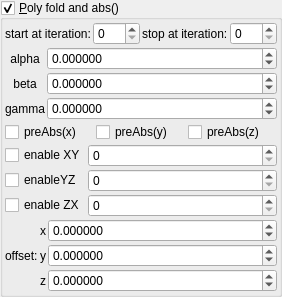
    <widget class="MyGroupBox" name="groupCheck_transf_function_enabledP_false">
     <property name="title">
      <string>&amp;Poly fold and abs()</string>
     </property>
     <property name="checkable">
      <bool>true</bool>
     </property>
     <layout class="QVBoxLayout" name="verticalLayout_17" stretch="0,0,0,0,0">
      <property name="spacing">
       <number>2</number>
      </property>
      <property name="leftMargin">
       <number>2</number>
      </property>
      <property name="topMargin">
       <number>2</number>
      </property>
      <property name="rightMargin">
       <number>2</number>
      </property>
      <property name="bottomMargin">
       <number>2</number>
      </property>
      <item>
       <layout class="QGridLayout" name="gridLayout_70">
        <property name="spacing">
         <number>2</number>
        </property>
        <item row="1" column="3">
         <widget class="MySpinBox" name="spinboxInt_transf_stop_iterations_P1">
          <property name="sizePolicy">
           <sizepolicy hsizetype="Minimum" vsizetype="Maximum">
            <horstretch>0</horstretch>
            <verstretch>0</verstretch>
           </sizepolicy>
          </property>
          <property name="maximum">
           <number>999</number>
          </property>
         </widget>
        </item>
        <item row="1" column="1">
         <widget class="MySpinBox" name="spinboxInt_transf_start_iterations_P">
          <property name="sizePolicy">
           <sizepolicy hsizetype="Minimum" vsizetype="Maximum">
            <horstretch>0</horstretch>
            <verstretch>0</verstretch>
           </sizepolicy>
          </property>
          <property name="maximum">
           <number>999</number>
          </property>
         </widget>
        </item>
        <item row="1" column="0">
         <widget class="QLabel" name="label_277">
          <property name="text">
           <string>start at iteration:</string>
          </property>
         </widget>
        </item>
        <item row="1" column="2">
         <widget class="QLabel" name="label_278">
          <property name="text">
           <string>stop at iteration:</string>
          </property>
         </widget>
        </item>
       </layout>
      </item>
      <item>
       <layout class="QGridLayout" name="gridLayout_13" columnstretch="0,1">
        <property name="spacing">
         <number>2</number>
        </property>
        <item row="2" column="1">
         <widget class="MyDoubleSpinBox" name="spinboxd3_transf_rotation_z">
          <property name="sizePolicy">
           <sizepolicy hsizetype="Minimum" vsizetype="Maximum">
            <horstretch>0</horstretch>
            <verstretch>0</verstretch>
           </sizepolicy>
          </property>
          <property name="prefix">
           <string/>
          </property>
          <property name="suffix">
           <string/>
          </property>
          <property name="decimals">
           <number>6</number>
          </property>
          <property name="minimum">
           <double>-36000.000000000000000</double>
          </property>
          <property name="maximum">
           <double>36000.000000000000000</double>
          </property>
          <property name="singleStep">
           <double>1.000000000000000</double>
          </property>
         </widget>
        </item>
        <item row="0" column="0">
         <widget class="QLabel" name="label_39">
          <property name="text">
           <string notr="true">alpha</string>
          </property>
          <property name="alignment">
           <set>Qt::AlignCenter</set>
          </property>
         </widget>
        </item>
        <item row="1" column="0">
         <widget class="QLabel" name="label_40">
          <property name="text">
           <string notr="true">beta</string>
          </property>
          <property name="alignment">
           <set>Qt::AlignCenter</set>
          </property>
         </widget>
        </item>
        <item row="1" column="1">
         <widget class="MyDoubleSpinBox" name="spinboxd3_transf_rotation_y">
          <property name="sizePolicy">
           <sizepolicy hsizetype="Minimum" vsizetype="Maximum">
            <horstretch>0</horstretch>
            <verstretch>0</verstretch>
           </sizepolicy>
          </property>
          <property name="prefix">
           <string/>
          </property>
          <property name="suffix">
           <string/>
          </property>
          <property name="decimals">
           <number>6</number>
          </property>
          <property name="minimum">
           <double>-36000.000000000000000</double>
          </property>
          <property name="maximum">
           <double>36000.000000000000000</double>
          </property>
          <property name="singleStep">
           <double>1.000000000000000</double>
          </property>
         </widget>
        </item>
        <item row="2" column="0">
         <widget class="QLabel" name="label_41">
          <property name="text">
           <string notr="true">gamma</string>
          </property>
          <property name="alignment">
           <set>Qt::AlignCenter</set>
          </property>
         </widget>
        </item>
        <item row="0" column="1">
         <widget class="MyDoubleSpinBox" name="spinboxd3_transf_rotation_x">
          <property name="sizePolicy">
           <sizepolicy hsizetype="Minimum" vsizetype="Maximum">
            <horstretch>0</horstretch>
            <verstretch>0</verstretch>
           </sizepolicy>
          </property>
          <property name="prefix">
           <string/>
          </property>
          <property name="suffix">
           <string/>
          </property>
          <property name="decimals">
           <number>6</number>
          </property>
          <property name="minimum">
           <double>-36000.000000000000000</double>
          </property>
          <property name="maximum">
           <double>36000.000000000000000</double>
          </property>
          <property name="singleStep">
           <double>1.000000000000000</double>
          </property>
         </widget>
        </item>
       </layout>
      </item>
      <item>
       <layout class="QGridLayout" name="gridLayout_2">
        <item row="0" column="2">
         <widget class="MyCheckBox" name="checkBox_transf_function_enabledz">
          <property name="text">
           <string>preAbs(z)</string>
          </property>
         </widget>
        </item>
        <item row="0" column="1">
         <widget class="MyCheckBox" name="checkBox_transf_function_enabledy">
          <property name="text">
           <string>preAbs(y)</string>
          </property>
         </widget>
        </item>
        <item row="0" column="0">
         <widget class="MyCheckBox" name="checkBox_transf_function_enabledx">
          <property name="text">
           <string>preAbs(x)</string>
          </property>
         </widget>
        </item>
       </layout>
      </item>
      <item>
       <layout class="QGridLayout" name="gridLayout_45" columnstretch="0,1">
        <property name="spacing">
         <number>2</number>
        </property>
        <item row="1" column="0">
         <widget class="MyCheckBox" name="checkBox_transf_function_enabledCy_false">
          <property name="enabled">
           <bool>true</bool>
          </property>
          <property name="font">
           <font>
            <weight>50</weight>
            <bold>false</bold>
           </font>
          </property>
          <property name="text">
           <string>enableYZ</string>
          </property>
         </widget>
        </item>
        <item row="2" column="0">
         <widget class="MyCheckBox" name="checkBox_transf_function_enabledCz_false">
          <property name="enabled">
           <bool>true</bool>
          </property>
          <property name="font">
           <font>
            <weight>50</weight>
            <bold>false</bold>
           </font>
          </property>
          <property name="text">
           <string>enable ZX</string>
          </property>
         </widget>
        </item>
        <item row="1" column="1">
         <widget class="MySpinBox" name="spinboxInt_transf_int8_Y">
          <property name="enabled">
           <bool>true</bool>
          </property>
          <property name="sizePolicy">
           <sizepolicy hsizetype="Minimum" vsizetype="Maximum">
            <horstretch>0</horstretch>
            <verstretch>0</verstretch>
           </sizepolicy>
          </property>
          <property name="maximum">
           <number>999</number>
          </property>
         </widget>
        </item>
        <item row="0" column="0">
         <widget class="MyCheckBox" name="checkBox_transf_function_enabledCx">
          <property name="font">
           <font>
            <weight>50</weight>
            <bold>false</bold>
           </font>
          </property>
          <property name="text">
           <string>enable XY</string>
          </property>
         </widget>
        </item>
        <item row="2" column="1">
         <widget class="MySpinBox" name="spinboxInt_transf_int8_Z">
          <property name="enabled">
           <bool>true</bool>
          </property>
          <property name="sizePolicy">
           <sizepolicy hsizetype="Minimum" vsizetype="Maximum">
            <horstretch>0</horstretch>
            <verstretch>0</verstretch>
           </sizepolicy>
          </property>
          <property name="maximum">
           <number>999</number>
          </property>
         </widget>
        </item>
        <item row="0" column="1">
         <widget class="MySpinBox" name="spinboxInt_transf_int8_X">
          <property name="sizePolicy">
           <sizepolicy hsizetype="Minimum" vsizetype="Maximum">
            <horstretch>0</horstretch>
            <verstretch>0</verstretch>
           </sizepolicy>
          </property>
          <property name="maximum">
           <number>999</number>
          </property>
         </widget>
        </item>
       </layout>
      </item>
      <item>
       <layout class="QGridLayout" name="gridLayout_39" columnstretch="0,0,1">
        <property name="spacing">
         <number>2</number>
        </property>
        <item row="1" column="1">
         <widget class="QLabel" name="label_141">
          <property name="text">
           <string notr="true">y</string>
          </property>
         </widget>
        </item>
        <item row="0" column="1">
         <widget class="QLabel" name="label_142">
          <property name="text">
           <string notr="true">x</string>
          </property>
         </widget>
        </item>
        <item row="2" column="1">
         <widget class="QLabel" name="label_143">
          <property name="text">
           <string notr="true">z</string>
          </property>
         </widget>
        </item>
        <item row="0" column="0" rowspan="3">
         <widget class="QLabel" name="label_276">
          <property name="text">
           <string>offset:</string>
          </property>
         </widget>
        </item>
        <item row="0" column="2">
         <widget class="MyDoubleSpinBox" name="spinbox3_transf_offsetF_000_x">
          <property name="sizePolicy">
           <sizepolicy hsizetype="Minimum" vsizetype="Maximum">
            <horstretch>0</horstretch>
            <verstretch>0</verstretch>
           </sizepolicy>
          </property>
          <property name="font">
           <font>
            <weight>50</weight>
            <bold>false</bold>
           </font>
          </property>
          <property name="prefix">
           <string/>
          </property>
          <property name="suffix">
           <string/>
          </property>
          <property name="decimals">
           <number>6</number>
          </property>
          <property name="minimum">
           <double>-99.989999999999995</double>
          </property>
          <property name="maximum">
           <double>99.989999999999995</double>
          </property>
          <property name="singleStep">
           <double>0.100000000000000</double>
          </property>
         </widget>
        </item>
        <item row="1" column="2">
         <widget class="MyDoubleSpinBox" name="spinbox3_transf_offsetF_000_y">
          <property name="sizePolicy">
           <sizepolicy hsizetype="Minimum" vsizetype="Maximum">
            <horstretch>0</horstretch>
            <verstretch>0</verstretch>
           </sizepolicy>
          </property>
          <property name="font">
           <font>
            <weight>50</weight>
            <bold>false</bold>
           </font>
          </property>
          <property name="prefix">
           <string/>
          </property>
          <property name="suffix">
           <string/>
          </property>
          <property name="decimals">
           <number>6</number>
          </property>
          <property name="minimum">
           <double>-99.989999999999995</double>
          </property>
          <property name="maximum">
           <double>99.989999999999995</double>
          </property>
          <property name="singleStep">
           <double>0.100000000000000</double>
          </property>
         </widget>
        </item>
        <item row="2" column="2">
         <widget class="MyDoubleSpinBox" name="spinbox3_transf_offsetF_000_z">
          <property name="sizePolicy">
           <sizepolicy hsizetype="Minimum" vsizetype="Maximum">
            <horstretch>0</horstretch>
            <verstretch>0</verstretch>
           </sizepolicy>
          </property>
          <property name="font">
           <font>
            <weight>50</weight>
            <bold>false</bold>
           </font>
          </property>
          <property name="prefix">
           <string/>
          </property>
          <property name="suffix">
           <string/>
          </property>
          <property name="decimals">
           <number>6</number>
          </property>
          <property name="minimum">
           <double>-99.989999999999995</double>
          </property>
          <property name="maximum">
           <double>99.989999999999995</double>
          </property>
          <property name="singleStep">
           <double>0.100000000000000</double>
          </property>
         </widget>
        </item>
       </layout>
      </item>
     </layout>
    </widget>
